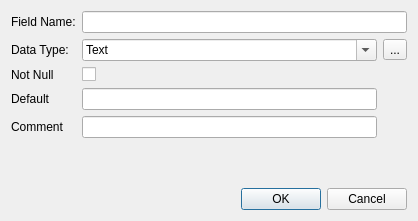
<?xml version="1.0" encoding="UTF-8"?>
<ui version="4.0">
 <class>AddColumnDialog</class>
 <widget class="QDialog" name="AddColumnDialog">
  <property name="geometry">
   <rect>
    <x>0</x>
    <y>0</y>
    <width>418</width>
    <height>221</height>
   </rect>
  </property>
  <property name="windowTitle">
   <string>Field Editor</string>
  </property>
  <layout class="QVBoxLayout" name="verticalLayout">
   <item>
    <layout class="QGridLayout" name="gridLayout">
     <item row="0" column="0">
      <widget class="QLabel" name="label">
       <property name="text">
        <string>Field Name:</string>
       </property>
      </widget>
     </item>
     <item row="0" column="2" colspan="2">
      <widget class="QLineEdit" name="txtFieldName"/>
     </item>
     <item row="1" column="0">
      <widget class="QLabel" name="label_2">
       <property name="text">
        <string>Data Type:</string>
       </property>
      </widget>
     </item>
     <item row="1" column="2">
      <widget class="QComboBox" name="cboDataType">
       <property name="sizePolicy">
        <sizepolicy hsizetype="Expanding" vsizetype="Fixed">
         <horstretch>0</horstretch>
         <verstretch>0</verstretch>
        </sizepolicy>
       </property>
       <property name="editable">
        <bool>true</bool>
       </property>
       <item>
        <property name="text">
         <string>Text</string>
        </property>
       </item>
       <item>
        <property name="text">
         <string>Integer Primary Key</string>
        </property>
       </item>
       <item>
        <property name="text">
         <string>Integer Primary Key Autoincrement</string>
        </property>
       </item>
       <item>
        <property name="text">
         <string>Integer</string>
        </property>
       </item>
       <item>
        <property name="text">
         <string>Real</string>
        </property>
       </item>
       <item>
        <property name="text">
         <string>Blob</string>
        </property>
       </item>
       <item>
        <property name="text">
         <string>Null</string>
        </property>
       </item>
      </widget>
     </item>
     <item row="1" column="3">
      <widget class="QToolButton" name="cmdSetDataType">
       <property name="text">
        <string>...</string>
       </property>
      </widget>
     </item>
     <item row="5" column="0">
      <spacer name="verticalSpacer">
       <property name="orientation">
        <enum>Qt::Vertical</enum>
       </property>
       <property name="sizeHint" stdset="0">
        <size>
         <width>20</width>
         <height>40</height>
        </size>
       </property>
      </spacer>
     </item>
     <item row="2" column="0">
      <widget class="QLabel" name="label_3">
       <property name="text">
        <string>Not Null</string>
       </property>
      </widget>
     </item>
     <item row="2" column="2">
      <widget class="QCheckBox" name="chkNotNull">
       <property name="text">
        <string/>
       </property>
      </widget>
     </item>
     <item row="3" column="0">
      <widget class="QLabel" name="label_4">
       <property name="text">
        <string>Default</string>
       </property>
      </widget>
     </item>
     <item row="3" column="2">
      <widget class="QLineEdit" name="txtDefault"/>
     </item>
     <item row="4" column="0">
      <widget class="QLabel" name="label_5">
       <property name="text">
        <string>Comment</string>
       </property>
      </widget>
     </item>
     <item row="4" column="2">
      <widget class="QLineEdit" name="txtComment"/>
     </item>
    </layout>
   </item>
   <item>
    <widget class="QDialogButtonBox" name="buttonBox">
     <property name="orientation">
      <enum>Qt::Horizontal</enum>
     </property>
     <property name="standardButtons">
      <set>QDialogButtonBox::Cancel|QDialogButtonBox::Ok</set>
     </property>
    </widget>
   </item>
  </layout>
 </widget>
 <resources/>
 <connections>
  <connection>
   <sender>buttonBox</sender>
   <signal>accepted()</signal>
   <receiver>AddColumnDialog</receiver>
   <slot>accept()</slot>
   <hints>
    <hint type="sourcelabel">
     <x>248</x>
     <y>254</y>
    </hint>
    <hint type="destinationlabel">
     <x>157</x>
     <y>274</y>
    </hint>
   </hints>
  </connection>
  <connection>
   <sender>buttonBox</sender>
   <signal>rejected()</signal>
   <receiver>AddColumnDialog</receiver>
   <slot>reject()</slot>
   <hints>
    <hint type="sourcelabel">
     <x>316</x>
     <y>260</y>
    </hint>
    <hint type="destinationlabel">
     <x>286</x>
     <y>274</y>
    </hint>
   </hints>
  </connection>
 </connections>
</ui>
